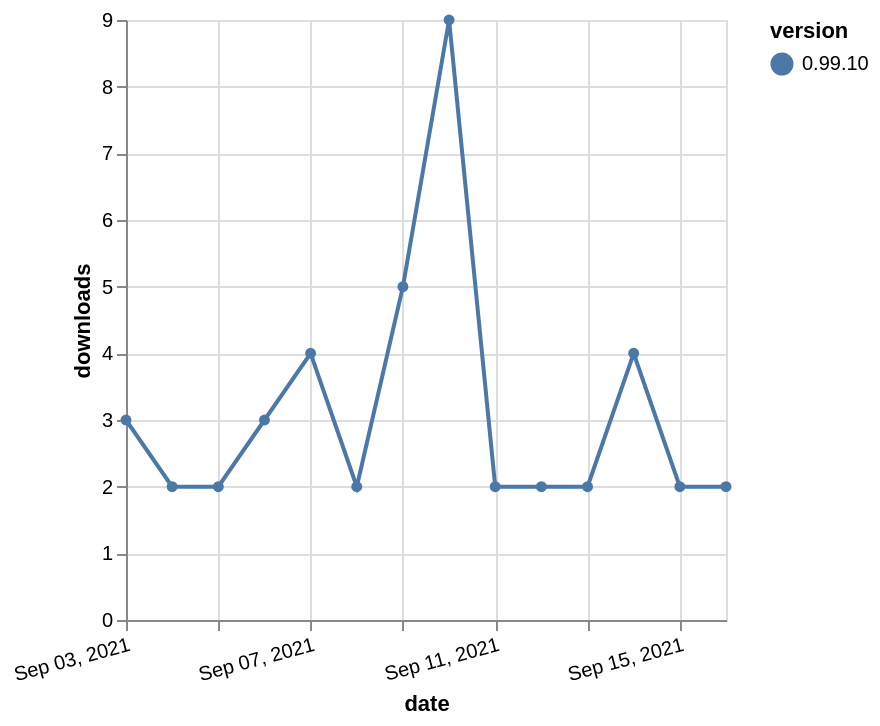

Here is the Vega-Lite specification saved for this chart:
### Vega-Lite specification from a JSON file in a GitHub repository (floating-point values rounded to 4 significant figures)
{"$schema": "https://vega.github.io/schema/vega-lite/v5.json", "description": "A simple bar chart with embedded data.", "data": {"values": [{"date": "2021-09-03", "total": 3325, "delta": 3, "version": "0.99.10"}, {"date": "2021-09-04", "total": 3327, "delta": 2, "version": "0.99.10"}, {"date": "2021-09-05", "total": 3329, "delta": 2, "version": "0.99.10"}, {"date": "2021-09-06", "total": 3332, "delta": 3, "version": "0.99.10"}, {"date": "2021-09-07", "total": 3336, "delta": 4, "version": "0.99.10"}, {"date": "2021-09-08", "total": 3338, "delta": 2, "version": "0.99.10"}, {"date": "2021-09-09", "total": 3343, "delta": 5, "version": "0.99.10"}, {"date": "2021-09-10", "total": 3352, "delta": 9, "version": "0.99.10"}, {"date": "2021-09-11", "total": 3354, "delta": 2, "version": "0.99.10"}, {"date": "2021-09-12", "total": 3356, "delta": 2, "version": "0.99.10"}, {"date": "2021-09-13", "total": 3358, "delta": 2, "version": "0.99.10"}, {"date": "2021-09-14", "total": 3362, "delta": 4, "version": "0.99.10"}, {"date": "2021-09-15", "total": 3364, "delta": 2, "version": "0.99.10"}, {"date": "2021-09-16", "total": 3366, "delta": 2, "version": "0.99.10"}]}, "width": "container", "mark": {"type": "line", "point": {"filled": true}}, "encoding": {"x": {"field": "date", "type": "temporal", "timeUnit": "yearmonthdate", "title": "date", "axis": {"labelAngle": -15}}, "y": {"field": "delta", "type": "quantitative", "title": "downloads"}, "color": {"field": "version", "type": "nominal"}, "tooltip": {"field": "delta"}}}
